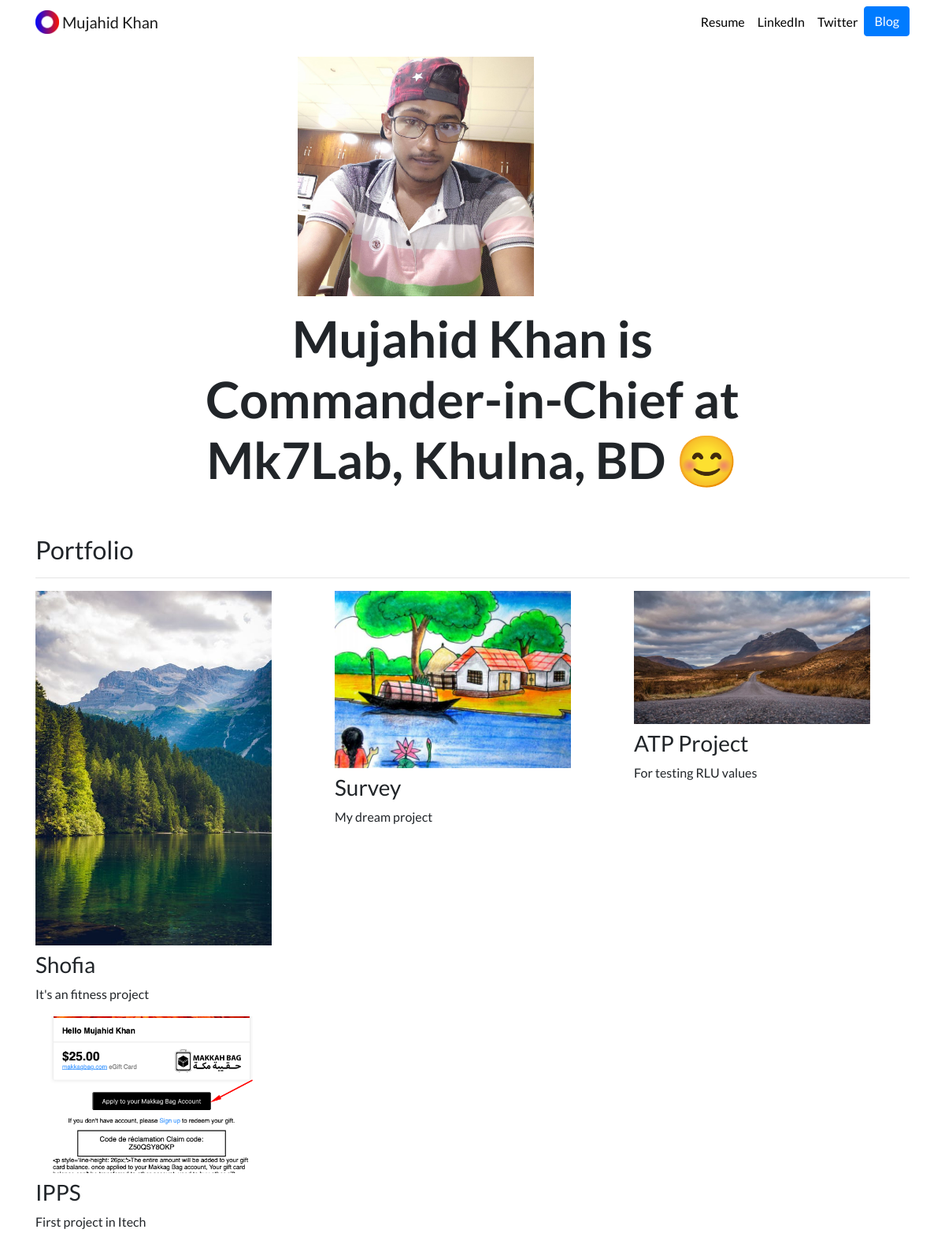
The page / on the database its author committed.
### portfolio/models.py (models this page shows, shortened)
class Project(models.Model):
    title = models.CharField(max_length=100)
    description = models.CharField(max_length=250)
    image = models.ImageField(upload_to='portfolio/image')
    url = models.URLField(blank=True)

### portfolio/views.py (the view)
# urls.py: path('', views.home, name='home'),
def home(request):
    projects = Project.objects.all()
    return render(request, 'home.html', {'projects': projects})

### portfolio/templates/home.html
{% extends "base.html" %}
{% load static %}
{% block content %}
<div class="row justify-content-center my-3">
  <div class="col-5">
    <img src="{% static 'files/profile_image.jpg' %}" class="img-fluid" height="300" width="300">
  </div>
</div>
<div class="row justify-content-center mb-3">
  <div class="col-md-9 text-center">
    <h1 id="hometext" class="font-weight-bold">Mujahid Khan is Commander-in-Chief at Mk7Lab, Khulna, BD 😊</h1>
  </div>
</div>
<h2 class="mt-5">Portfolio</h2>
<hr>
<div class="row">
  {% for project in projects %}
  <div class="col-lg-4 col-md-6">
    {% if project.url %}
    <a href="{{ project.url }}">
      <img src="{{ project.image.url }}" class="img-fluid mb-2" width="300" height="300">
    </a>
    {% else %}
    <img src="{{ project.image.url }}" class="img-fluid mb-2" width="300" height="300">
    {% endif %}
    <h3>{{ project.title }}</h3>
    <p>{{ project.description }}</p>
  </div>
  {% endfor %}
</div>
{% endblock %}

### portfolio/templates/base.html (shortened to what this page needs)
{% load static %}
<!doctype html>
<html lang="en">
<head>
  <link rel="stylesheet" href="https://stackpath.bootstrapcdn.com/bootstrap/4.4.1/css/bootstrap.min.css">
  <link rel="stylesheet" href="{% static "files/custom.css" %}">
</head>
<body>
  <nav id="topNav" class="navbar navbar-expand-md navbar-light">
    <div class="container">
      <a class="navbar-brand" href="{% url 'home' %}">
        <img src="{% static "files/Logo.png" %}" width="30" height="30" class="d-inline-block align-top" alt="Nick's Logo">
        <span>Mujahid Khan</span>
      </a>
      <div class="collapse navbar-collapse text-center" id="navbarNav">
        <ul class="navbar-nav ml-auto">
          <li class="nav-item">
            <a class="nav-link" href="{% static "files/resume.pdf" %}">Resume</a>
          </li>
          <li class="nav-item">
            <a class="nav-link" href="https://www.linkedin.com/in/nick-walter/" target="_blank">LinkedIn</a>
          </li>
          <li class="nav-item">
            <a class="nav-link" href="https://twitter.com/ZappyCode" target="_blank">Twitter</a>
          </li>
          <li>
            <a role="button" href="{% url 'blog:all_blog' %}" class="btn btn-primary">Blog</a>
          </li>
        </ul>
      </div>
    </div>
  </nav>
  <div class="container">
    {% block content %}{% endblock %}
  </div>
</body>
</html>

### portfolio/static/files/custom.css (style rules this page uses)
.navbar-nav .nav-link { color: rgba(0,0,0,1) !important; }
body { font-family: 'Lato', sans-serif; }
@media (min-width: 992px) { #hometext { font-size: 4rem; } }

### rows shown on the page
Project: image (picture), title "Shofia", description "It's an fitness project"
Project: image (picture), title "Survey", description "My dream project"
Project: image (picture), title "ATP Project", description "For testing RLU values"
Project: image (picture), title "IPPS", description "First project in Itech"
